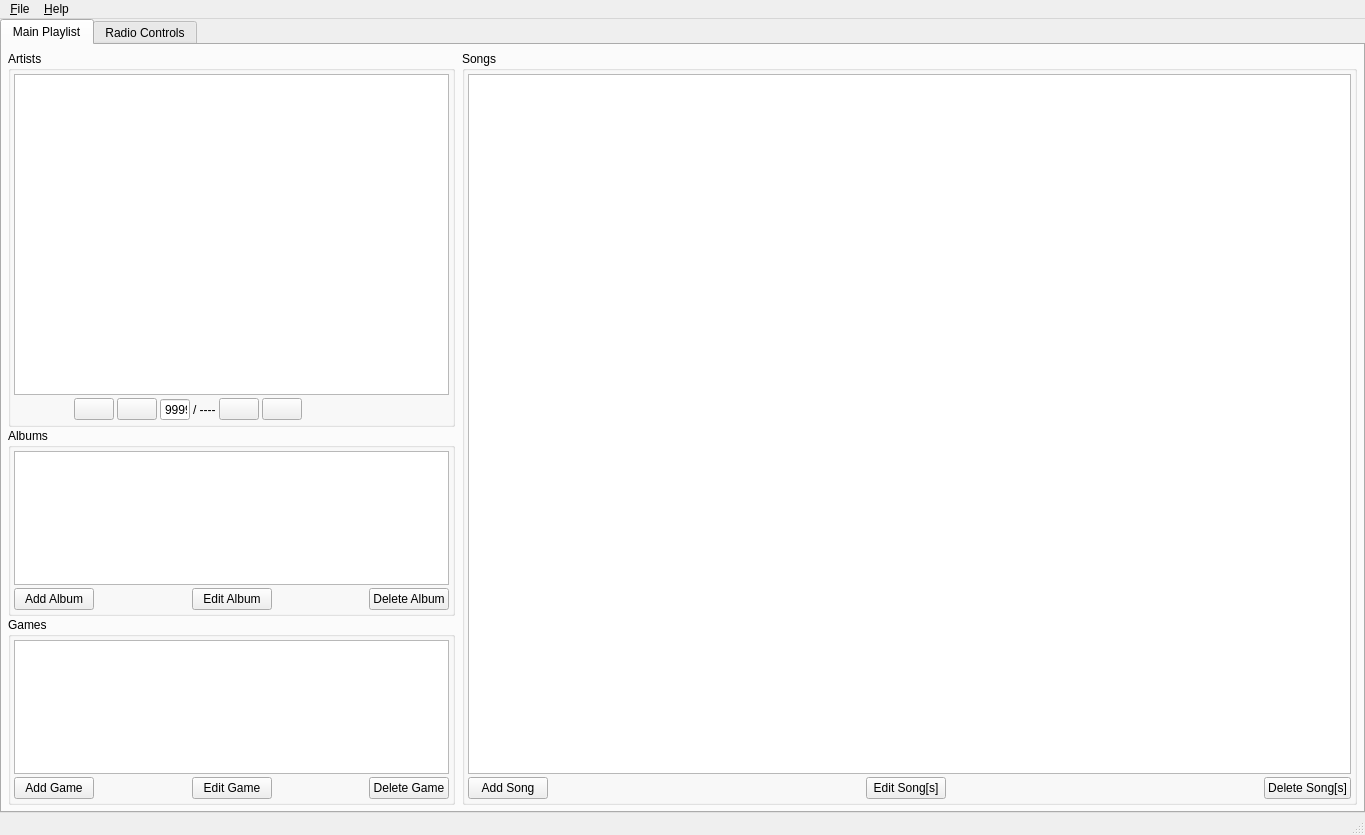
<?xml version="1.0" encoding="UTF-8"?>
<ui version="4.0">
 <class>windowMain</class>
 <widget class="QMainWindow" name="windowMain">
  <property name="geometry">
   <rect>
    <x>0</x>
    <y>0</y>
    <width>1365</width>
    <height>835</height>
   </rect>
  </property>
  <property name="windowTitle">
   <string>MainWindow</string>
  </property>
  <widget class="QWidget" name="widgetMain">
   <layout class="QGridLayout" name="gridLayout_2">
    <property name="leftMargin">
     <number>0</number>
    </property>
    <property name="topMargin">
     <number>0</number>
    </property>
    <property name="rightMargin">
     <number>0</number>
    </property>
    <property name="bottomMargin">
     <number>0</number>
    </property>
    <item row="0" column="0">
     <widget class="QTabWidget" name="tabWidgetMain">
      <property name="currentIndex">
       <number>0</number>
      </property>
      <widget class="QWidget" name="widgetPlaylist">
       <attribute name="title">
        <string>Main Playlist</string>
       </attribute>
       <layout class="QHBoxLayout" name="horizontalLayout_2">
        <property name="spacing">
         <number>6</number>
        </property>
        <property name="leftMargin">
         <number>6</number>
        </property>
        <property name="topMargin">
         <number>6</number>
        </property>
        <property name="rightMargin">
         <number>6</number>
        </property>
        <property name="bottomMargin">
         <number>6</number>
        </property>
        <item>
         <widget class="QWidget" name="verticalWidgetPlaylist" native="true">
          <property name="sizePolicy">
           <sizepolicy hsizetype="Preferred" vsizetype="Preferred">
            <horstretch>1</horstretch>
            <verstretch>0</verstretch>
           </sizepolicy>
          </property>
          <layout class="QVBoxLayout" name="verticalLayout" stretch="0,0,0">
           <property name="spacing">
            <number>1</number>
           </property>
           <property name="leftMargin">
            <number>0</number>
           </property>
           <property name="topMargin">
            <number>0</number>
           </property>
           <property name="rightMargin">
            <number>1</number>
           </property>
           <property name="bottomMargin">
            <number>0</number>
           </property>
           <item>
            <widget class="QGroupBox" name="groupBoxArtists">
             <property name="sizePolicy">
              <sizepolicy hsizetype="Preferred" vsizetype="Preferred">
               <horstretch>0</horstretch>
               <verstretch>2</verstretch>
              </sizepolicy>
             </property>
             <property name="title">
              <string>Artists</string>
             </property>
             <layout class="QVBoxLayout" name="verticalLayout_3">
              <property name="spacing">
               <number>3</number>
              </property>
              <property name="leftMargin">
               <number>3</number>
              </property>
              <property name="topMargin">
               <number>3</number>
              </property>
              <property name="rightMargin">
               <number>3</number>
              </property>
              <property name="bottomMargin">
               <number>3</number>
              </property>
              <item>
               <widget class="QTableView" name="tableViewArtists"/>
              </item>
              <item>
               <layout class="QHBoxLayout" name="horizontalLayoutArtists">
                <item>
                 <widget class="QPushButton" name="buttonAddArtists">
                  <property name="text">
                   <string/>
                  </property>
                  <property name="icon">
                   <iconset>
                    <normalon>:/icons/refresh.svg</normalon>
                   </iconset>
                  </property>
                  <property name="flat">
                   <bool>true</bool>
                  </property>
                 </widget>
                </item>
                <item>
                 <spacer name="spacerLeftArtists">
                  <property name="orientation">
                   <enum>Qt::Horizontal</enum>
                  </property>
                  <property name="sizeHint" stdset="0">
                   <size>
                    <width>40</width>
                    <height>20</height>
                   </size>
                  </property>
                 </spacer>
                </item>
                <item>
                 <widget class="QPushButton" name="pushButton_2">
                  <property name="text">
                   <string/>
                  </property>
                  <property name="icon">
                   <iconset>
                    <normalon>:/icons/arrow-thin-left.svg</normalon>
                   </iconset>
                  </property>
                 </widget>
                </item>
                <item>
                 <widget class="QPushButton" name="pushButton_3">
                  <property name="text">
                   <string/>
                  </property>
                  <property name="icon">
                   <iconset>
                    <normalon>:/icons/cheveron-left.svg</normalon>
                   </iconset>
                  </property>
                 </widget>
                </item>
                <item>
                 <widget class="QSpinBox" name="spinBox">
                  <property name="maximumSize">
                   <size>
                    <width>30</width>
                    <height>16777215</height>
                   </size>
                  </property>
                  <property name="alignment">
                   <set>Qt::AlignCenter</set>
                  </property>
                  <property name="buttonSymbols">
                   <enum>QAbstractSpinBox::NoButtons</enum>
                  </property>
                  <property name="minimum">
                   <number>1</number>
                  </property>
                  <property name="maximum">
                   <number>9999</number>
                  </property>
                  <property name="value">
                   <number>9999</number>
                  </property>
                 </widget>
                </item>
                <item>
                 <widget class="QLabel" name="label">
                  <property name="maximumSize">
                   <size>
                    <width>40</width>
                    <height>16777215</height>
                   </size>
                  </property>
                  <property name="text">
                   <string>/ ----</string>
                  </property>
                 </widget>
                </item>
                <item>
                 <widget class="QPushButton" name="pushButton_4">
                  <property name="text">
                   <string/>
                  </property>
                  <property name="icon">
                   <iconset>
                    <normalon>:/icons/cheveron-right.svg</normalon>
                   </iconset>
                  </property>
                 </widget>
                </item>
                <item>
                 <widget class="QPushButton" name="pushButton_5">
                  <property name="text">
                   <string/>
                  </property>
                  <property name="icon">
                   <iconset>
                    <normalon>:/icons/arrow-thin-right.svg</normalon>
                   </iconset>
                  </property>
                 </widget>
                </item>
                <item>
                 <spacer name="horizontalSpacer">
                  <property name="orientation">
                   <enum>Qt::Horizontal</enum>
                  </property>
                  <property name="sizeHint" stdset="0">
                   <size>
                    <width>40</width>
                    <height>20</height>
                   </size>
                  </property>
                 </spacer>
                </item>
                <item>
                 <widget class="QPushButton" name="pushButton">
                  <property name="text">
                   <string/>
                  </property>
                  <property name="icon">
                   <iconset resource="innkeeper.qrc">
                    <normaloff>:/icons/add-outline.svg</normaloff>:/icons/add-outline.svg</iconset>
                  </property>
                  <property name="flat">
                   <bool>true</bool>
                  </property>
                 </widget>
                </item>
                <item>
                 <widget class="QPushButton" name="buttonEditArtists">
                  <property name="text">
                   <string/>
                  </property>
                  <property name="icon">
                   <iconset resource="innkeeper.qrc">
                    <normaloff>:/icons/edit-pencil.svg</normaloff>:/icons/edit-pencil.svg</iconset>
                  </property>
                  <property name="flat">
                   <bool>true</bool>
                  </property>
                 </widget>
                </item>
                <item>
                 <widget class="QPushButton" name="buttonDeleteArtists">
                  <property name="text">
                   <string/>
                  </property>
                  <property name="icon">
                   <iconset resource="innkeeper.qrc">
                    <normaloff>:/icons/minus-outline.svg</normaloff>:/icons/minus-outline.svg</iconset>
                  </property>
                  <property name="flat">
                   <bool>true</bool>
                  </property>
                 </widget>
                </item>
               </layout>
              </item>
             </layout>
            </widget>
           </item>
           <item>
            <widget class="QGroupBox" name="groupBoxAlbums">
             <property name="sizePolicy">
              <sizepolicy hsizetype="Preferred" vsizetype="Preferred">
               <horstretch>0</horstretch>
               <verstretch>1</verstretch>
              </sizepolicy>
             </property>
             <property name="title">
              <string>Albums</string>
             </property>
             <layout class="QVBoxLayout" name="verticalLayout_4">
              <property name="spacing">
               <number>3</number>
              </property>
              <property name="leftMargin">
               <number>3</number>
              </property>
              <property name="topMargin">
               <number>3</number>
              </property>
              <property name="rightMargin">
               <number>3</number>
              </property>
              <property name="bottomMargin">
               <number>3</number>
              </property>
              <item>
               <widget class="QTableView" name="tableViewAlbums"/>
              </item>
              <item>
               <layout class="QHBoxLayout" name="horizontalLayoutAlbums">
                <item>
                 <widget class="QPushButton" name="buttonAddAlbums">
                  <property name="text">
                   <string>Add Album</string>
                  </property>
                 </widget>
                </item>
                <item>
                 <spacer name="spacerLeftAlbums">
                  <property name="orientation">
                   <enum>Qt::Horizontal</enum>
                  </property>
                  <property name="sizeHint" stdset="0">
                   <size>
                    <width>40</width>
                    <height>20</height>
                   </size>
                  </property>
                 </spacer>
                </item>
                <item>
                 <widget class="QPushButton" name="buttonEditAlbums">
                  <property name="text">
                   <string>Edit Album</string>
                  </property>
                 </widget>
                </item>
                <item>
                 <spacer name="spacerRightAlbums">
                  <property name="orientation">
                   <enum>Qt::Horizontal</enum>
                  </property>
                  <property name="sizeHint" stdset="0">
                   <size>
                    <width>40</width>
                    <height>20</height>
                   </size>
                  </property>
                 </spacer>
                </item>
                <item>
                 <widget class="QPushButton" name="buttonDeleteAlbums">
                  <property name="text">
                   <string>Delete Album</string>
                  </property>
                 </widget>
                </item>
               </layout>
              </item>
             </layout>
            </widget>
           </item>
           <item>
            <widget class="QGroupBox" name="groupBoxGames">
             <property name="sizePolicy">
              <sizepolicy hsizetype="Preferred" vsizetype="Preferred">
               <horstretch>0</horstretch>
               <verstretch>1</verstretch>
              </sizepolicy>
             </property>
             <property name="title">
              <string>Games</string>
             </property>
             <layout class="QVBoxLayout" name="verticalLayout_5">
              <property name="spacing">
               <number>3</number>
              </property>
              <property name="leftMargin">
               <number>3</number>
              </property>
              <property name="topMargin">
               <number>3</number>
              </property>
              <property name="rightMargin">
               <number>3</number>
              </property>
              <property name="bottomMargin">
               <number>3</number>
              </property>
              <item>
               <widget class="QTableView" name="tableViewGames"/>
              </item>
              <item>
               <layout class="QHBoxLayout" name="horizontalLayoutGames">
                <item>
                 <widget class="QPushButton" name="buttonAddGames">
                  <property name="text">
                   <string>Add Game</string>
                  </property>
                 </widget>
                </item>
                <item>
                 <spacer name="spacerLeftGames">
                  <property name="orientation">
                   <enum>Qt::Horizontal</enum>
                  </property>
                  <property name="sizeHint" stdset="0">
                   <size>
                    <width>40</width>
                    <height>20</height>
                   </size>
                  </property>
                 </spacer>
                </item>
                <item>
                 <widget class="QPushButton" name="buttonEditGames">
                  <property name="text">
                   <string>Edit Game</string>
                  </property>
                 </widget>
                </item>
                <item>
                 <spacer name="spacerRightGames">
                  <property name="orientation">
                   <enum>Qt::Horizontal</enum>
                  </property>
                  <property name="sizeHint" stdset="0">
                   <size>
                    <width>40</width>
                    <height>20</height>
                   </size>
                  </property>
                 </spacer>
                </item>
                <item>
                 <widget class="QPushButton" name="buttonDeleteGames">
                  <property name="text">
                   <string>Delete Game</string>
                  </property>
                 </widget>
                </item>
               </layout>
              </item>
             </layout>
            </widget>
           </item>
          </layout>
         </widget>
        </item>
        <item>
         <widget class="QGroupBox" name="groupBoxSongs">
          <property name="sizePolicy">
           <sizepolicy hsizetype="Preferred" vsizetype="Preferred">
            <horstretch>2</horstretch>
            <verstretch>0</verstretch>
           </sizepolicy>
          </property>
          <property name="title">
           <string>Songs</string>
          </property>
          <layout class="QVBoxLayout" name="verticalLayout_2">
           <property name="spacing">
            <number>3</number>
           </property>
           <property name="leftMargin">
            <number>3</number>
           </property>
           <property name="topMargin">
            <number>3</number>
           </property>
           <property name="rightMargin">
            <number>3</number>
           </property>
           <property name="bottomMargin">
            <number>3</number>
           </property>
           <item>
            <widget class="QTableView" name="tableViewSongs"/>
           </item>
           <item>
            <layout class="QHBoxLayout" name="horizontalLayoutSongs">
             <item>
              <widget class="QPushButton" name="buttonAddSongs">
               <property name="text">
                <string>Add Song</string>
               </property>
              </widget>
             </item>
             <item>
              <spacer name="spacerLeftSongs">
               <property name="orientation">
                <enum>Qt::Horizontal</enum>
               </property>
               <property name="sizeHint" stdset="0">
                <size>
                 <width>40</width>
                 <height>20</height>
                </size>
               </property>
              </spacer>
             </item>
             <item>
              <widget class="QPushButton" name="buttonEditSongs">
               <property name="text">
                <string>Edit Song[s]</string>
               </property>
              </widget>
             </item>
             <item>
              <spacer name="spacerRightSongs">
               <property name="orientation">
                <enum>Qt::Horizontal</enum>
               </property>
               <property name="sizeHint" stdset="0">
                <size>
                 <width>40</width>
                 <height>20</height>
                </size>
               </property>
              </spacer>
             </item>
             <item>
              <widget class="QPushButton" name="buttonDeleteSongs">
               <property name="text">
                <string>Delete Song[s]</string>
               </property>
              </widget>
             </item>
            </layout>
           </item>
          </layout>
         </widget>
        </item>
       </layout>
      </widget>
      <widget class="QWidget" name="widgetControls">
       <attribute name="title">
        <string>Radio Controls</string>
       </attribute>
      </widget>
     </widget>
    </item>
   </layout>
  </widget>
  <widget class="QMenuBar" name="menubarMain">
   <property name="geometry">
    <rect>
     <x>0</x>
     <y>0</y>
     <width>1365</width>
     <height>21</height>
    </rect>
   </property>
   <widget class="QMenu" name="menuFile">
    <property name="title">
     <string>&amp;File</string>
    </property>
    <addaction name="actionExit"/>
   </widget>
   <widget class="QMenu" name="menuHelp">
    <property name="title">
     <string>&amp;Help</string>
    </property>
    <addaction name="actionAboutQt"/>
    <addaction name="actionAboutPyQt"/>
    <addaction name="separator"/>
    <addaction name="actionAbout"/>
   </widget>
   <addaction name="menuFile"/>
   <addaction name="menuHelp"/>
  </widget>
  <widget class="QStatusBar" name="statusBar"/>
  <action name="actionExit">
   <property name="text">
    <string>E&amp;xit</string>
   </property>
   <property name="toolTip">
    <string>Exit application</string>
   </property>
   <property name="shortcut">
    <string>Ctrl+Q</string>
   </property>
  </action>
  <action name="actionAboutQt">
   <property name="text">
    <string>About Qt</string>
   </property>
  </action>
  <action name="actionAbout">
   <property name="text">
    <string>About Innkeeper</string>
   </property>
  </action>
  <action name="actionAboutPyQt">
   <property name="text">
    <string>About PyQt</string>
   </property>
  </action>
 </widget>
 <resources>
  <include location="innkeeper.qrc"/>
 </resources>
 <connections/>
</ui>
